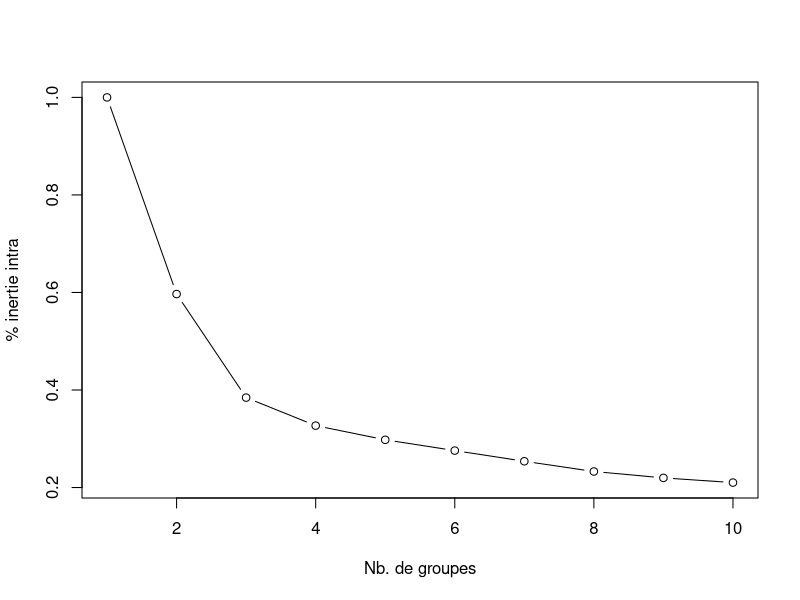

The R script that drew this image:
## ---- chunk 1
sub_sante_mentale=read.csv("sante_mentale_regrouped.csv")
sub_sante_mentale <- sub_sante_mentale[sub_sante_mentale$depressif %in% c("Oui", "Non"), ]

# Convertir toutes les variables du dataframe en facteurs
for (column in names(sub_sante_mentale)) {
  sub_sante_mentale[[column]] <- as.factor(sub_sante_mentale[[column]])
}

# Subsetting the dataframe to keep only rows where depressif is "Oui" or "Non"
sub_sante_mentale

# Assuming your data frame is named 'data'
sub_sante_mentale <- sub_sante_mentale[c("ville_foyer", "mange_a_ta_faim", "alcool", "Conflits.Familiaux", 
                        "tiers_temps", "niveau_etude", "anxiété", "suivi_psycho", 
                        "diagnostic_episode_depressif", "depressif", "suivi_medicale_depressif")]

sub_sante_mentale
## ---- chunk 2
sub_sante_mentale_numeric <- as.data.frame(lapply(sub_sante_mentale, function(x) {
  if(is.factor(x)) as.numeric(x) else x
}))
## ---- chunk 3
inertie.intra <- rep(0,times=10)
for (k in 1:10){
  kmeans.result <- kmeans(sub_sante_mentale_numeric,centers=k,nstart=100)
  inertie.intra[k] <- kmeans.result$tot.withinss/kmeans.result$totss
}
# graphique
plot(1:10,inertie.intra,type="b",xlab="Nb. de groupes",ylab="% inertie intra")
## ---- chunk 4
kmeans.result <- kmeans(sub_sante_mentale_numeric,centers = 3)
kmeans.result$size
